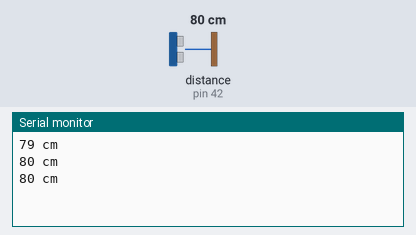
Bench run of a sketch on a simulated Arduino Mega 2560, built with avr-gcc and run on an emulated ATmega2560. Shown: the last lines printed to the serial monitor. Wiring (inferred from the names in the program): ultrasonic range finder: trigger pin 46; echo pin 42. Inputs (shaded band) come from the test bench; at power-on: distance to the obstacle (sensor on pin 42) 80 cm. The echo pulse lasts 58.3 µs per cm.

Above: at 1.3 s.
1.4 s: distance to the obstacle (sensor on pin 42) set to 196 cm
At 1.9 s:
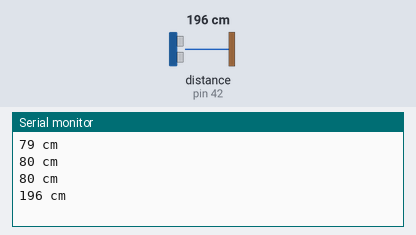
2.9 s: distance to the obstacle (sensor on pin 42) set to 204 cm
At 3.5 s:
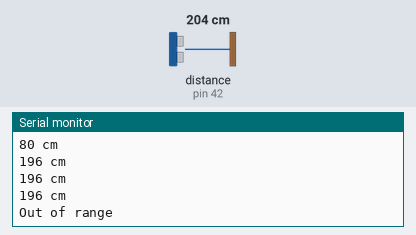
Timing chart, 0 to 5.9 s (numbered marks = the images above; inputs shaded):
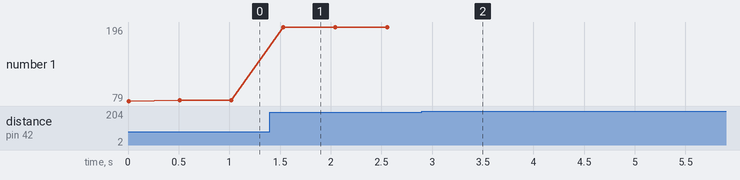

Measured:
- the behaviour switches between 199 and 200 cm on distance to the obstacle (sensor on pin 42) (found by bisection; images 1 and 2)
- after the input at 1.4 s, the serial monitor: prints a new line after 0.13 s (image 1)
- after the input at 2.9 s, the serial monitor: prints a new line after 0.17 s (image 2)
- plotted number 1: 80 → 196 after the input at 1.4 s

The sketch:

teste_ultrasom.ino
```cpp
/*
 HC-SR04 Ping distance sensor]
 VCC to arduino 5v GND to arduino GND
 Echo to Arduino pin 13 Trig to Arduino pin 12
 More info at: http://goo.gl/kJ8Gl
 */

#define trigPin 46
#define echoPin 42

void setup() {
  Serial.begin (9600);
  pinMode(trigPin, OUTPUT);
  pinMode(echoPin, INPUT);
}

void loop() {
  int duration, distance;
  digitalWrite(trigPin, HIGH);
  delayMicroseconds(1000);
  digitalWrite(trigPin, LOW);
  duration = pulseIn(echoPin, HIGH);
  distance = (duration/2) / 29.1;
  if (distance >= 200 || distance <= 0){
    Serial.println("Out of range");
  }
  else {
    Serial.print(distance);
    Serial.println(" cm");
  }
  delay(500);
}
```
